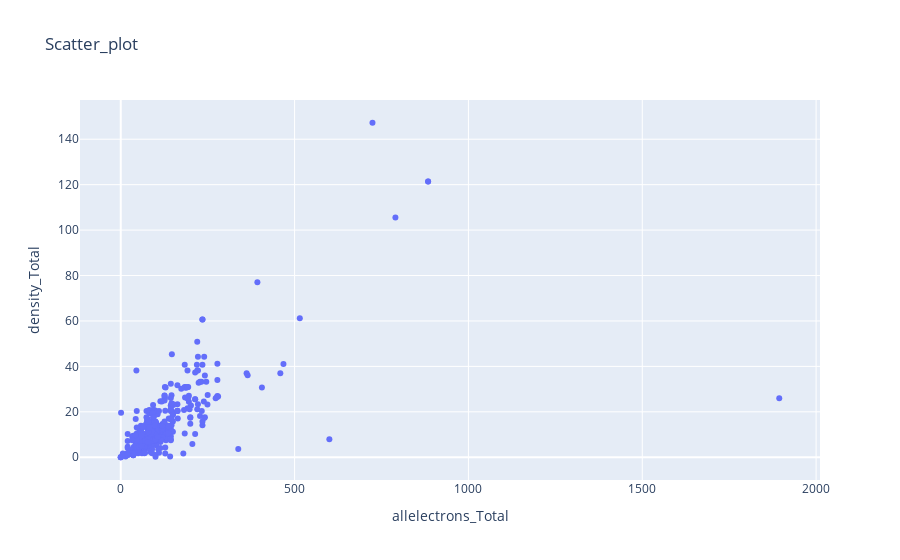

Notebook cell for this chart:
### Code cell
import plotly.express as px 
fig = px.scatter(df, x='allelectrons_Total', y = 'density_Total',
                 title = 'Scatter_plot',
                 labels = {'Tital_electrons','Total_density'})
fig.show()

### Figure 1 — Plotly figure (JSON) as saved in the notebook; plotly's stock layout.template omitted (floating-point values rounded to 4 significant figures; data arrays with more than 128 entries replaced by an {"elided": "..."} marker saying what was removed)
{"data": [{"hovertemplate": "allelectrons_Total=%{x}<br>density_Total=%{y}<extra></extra>", "legendgroup": "", "marker": {"color": "#636efa", "symbol": "circle"}, "mode": "markers", "name": "", "orientation": "v", "showlegend": false, "type": "scatter", "x": {"elided": "500 float values"}, "xaxis": "x", "y": {"elided": "500 float values"}, "yaxis": "y"}], "layout": {"legend": {"tracegroupgap": 0}, "title": {"text": "Scatter_plot"}, "xaxis": {"anchor": "y", "domain": [0, 1], "title": {"text": "allelectrons_Total"}}, "yaxis": {"anchor": "x", "domain": [0, 1], "title": {"text": "density_Total"}}}}
